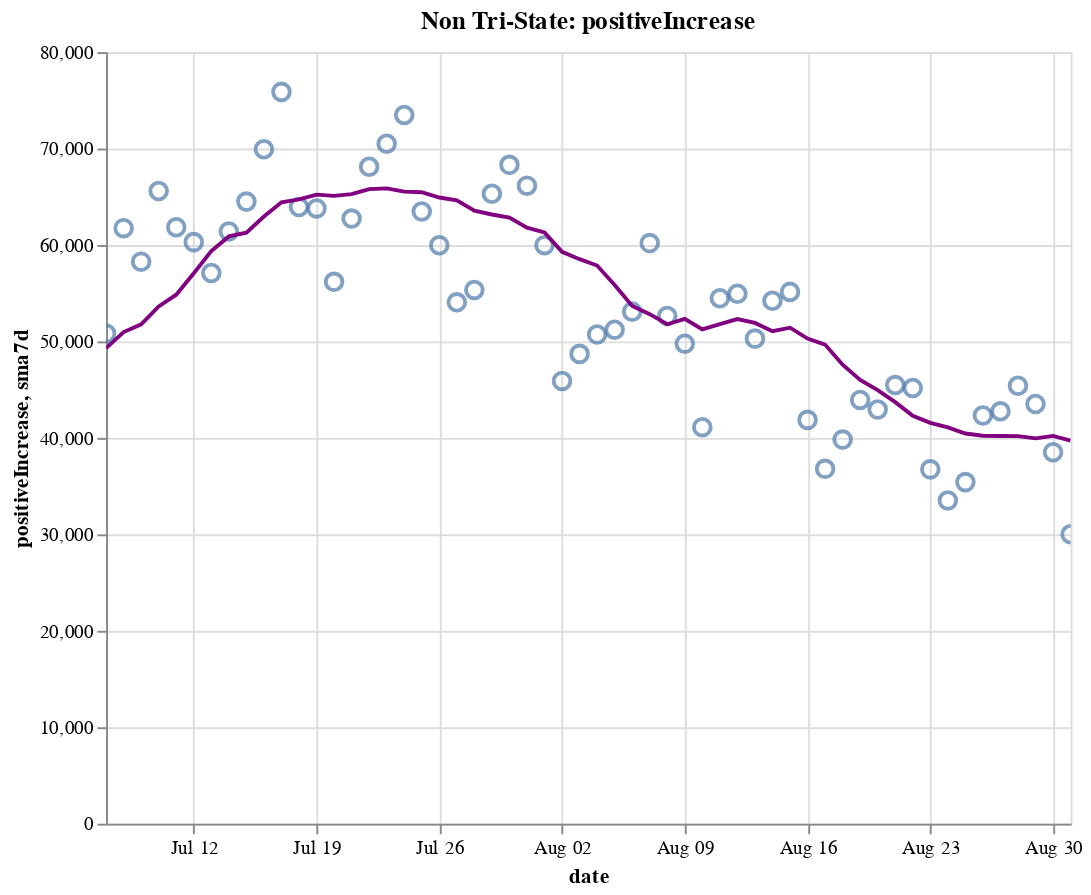

Notebook code cell kept with this figure:
### Code cell
create_plot(non_tristate, 'positiveIncrease')

### Figure 1 — Vega-Lite specification as saved in the notebook (floating-point values rounded to 4 significant figures)
{"config": {"view": {"continuousWidth": 400, "continuousHeight": 300}}, "layer": [{"layer": [{"mark": {"type": "point", "size": 75}, "encoding": {"tooltip": [{"type": "temporal", "field": "date"}, {"type": "quantitative", "field": "positiveIncrease"}, {"type": "quantitative", "field": "sma7d"}], "x": {"type": "temporal", "field": "date"}, "y": {"type": "quantitative", "field": "positiveIncrease"}}, "selection": {"selector014": {"type": "interval", "bind": "scales", "encodings": ["x", "y"]}}}, {"mark": {"type": "line", "color": "purple"}, "encoding": {"x": {"type": "temporal", "field": "date"}, "y": {"type": "quantitative", "field": "sma7d"}}}]}, {"mark": {"type": "rule", "color": "#aaa"}, "encoding": {"x": {"type": "temporal", "field": "date"}}, "transform": [{"filter": {"selection": "selector013"}}]}, {"mark": "circle", "encoding": {"opacity": {"condition": {"value": 1, "selection": "selector013"}, "value": 0}, "tooltip": [{"type": "temporal", "field": "date"}, {"type": "quantitative", "field": "positiveIncrease"}, {"type": "quantitative", "field": "sma7d"}], "x": {"type": "temporal", "field": "date"}, "y": {"type": "quantitative", "field": "positiveIncrease"}}, "selection": {"selector013": {"type": "single", "encodings": ["x"], "on": "mouseover", "nearest": true, "empty": "none"}}}, {"mark": {"type": "text", "align": "left", "dx": 5, "dy": -5, "stroke": "white", "strokeWidth": 2}, "encoding": {"text": {"type": "quantitative", "field": "positiveIncrease"}, "tooltip": [{"type": "temporal", "field": "date"}, {"type": "quantitative", "field": "positiveIncrease"}, {"type": "quantitative", "field": "sma7d"}], "x": {"type": "temporal", "field": "date"}, "y": {"type": "quantitative", "field": "positiveIncrease"}}, "transform": [{"filter": {"selection": "selector013"}}]}, {"mark": {"type": "text", "align": "left", "dx": 5, "dy": -5}, "encoding": {"text": {"type": "quantitative", "field": "positiveIncrease"}, "tooltip": [{"type": "temporal", "field": "date"}, {"type": "quantitative", "field": "positiveIncrease"}, {"type": "quantitative", "field": "sma7d"}], "x": {"type": "temporal", "field": "date"}, "y": {"type": "quantitative", "field": "positiveIncrease"}}, "transform": [{"filter": {"selection": "selector013"}}]}], "data": {"name": "data-12fd6feb6f13a03297777092ca1e8082"}, "height": 400, "title": "Non Tri-State: positiveIncrease", "width": 500, "$schema": "https://vega.github.io/schema/vega-lite/v4.8.1.json", "datasets": {"data-12fd6feb6f13a03297777092ca1e8082": [{"date": "2020-07-07T00:00:00", "totalTestResultsIncrease": 563800.0, "positiveIncrease": 50810.0, "death": 79280.0, "deathIncrease": 859.0, "positiveRate": 0.09, "state": "Non Tri-State", "sma7d": 49300.0}, {"date": "2020-07-08T00:00:00", "totalTestResultsIncrease": 560000.0, "positiveIncrease": 61740.0, "death": 80010.0, "deathIncrease": 730.0, "positiveRate": 0.11, "state": "Non Tri-State", "sma7d": 50970.0}, {"date": "2020-07-09T00:00:00", "totalTestResultsIncrease": 609500.0, "positiveIncrease": 58270.0, "death": 80840.0, "deathIncrease": 822.0, "positiveRate": 0.096, "state": "Non Tri-State", "sma7d": 51770.0}, {"date": "2020-07-10T00:00:00", "totalTestResultsIncrease": 717600.0, "positiveIncrease": 65590.0, "death": 81650.0, "deathIncrease": 814.0, "positiveRate": 0.091, "state": "Non Tri-State", "sma7d": 53630.0}, {"date": "2020-07-11T00:00:00", "totalTestResultsIncrease": 600600.0, "positiveIncrease": 61840.0, "death": 82350.0, "deathIncrease": 705.0, "positiveRate": 0.103, "state": "Non Tri-State", "sma7d": 54840.0}, {"date": "2020-07-12T00:00:00", "totalTestResultsIncrease": 651700.0, "positiveIncrease": 60300.0, "death": 82810.0, "deathIncrease": 455.0, "positiveRate": 0.093, "state": "Non Tri-State", "sma7d": 57070.0}, {"date": "2020-07-13T00:00:00", "totalTestResultsIncrease": 622800.0, "positiveIncrease": 57090.0, "death": 83080.0, "deathIncrease": 275.0, "positiveRate": 0.092, "state": "Non Tri-State", "sma7d": 59380.0}, {"date": "2020-07-14T00:00:00", "totalTestResultsIncrease": 677000.0, "positiveIncrease": 61400.0, "death": 83790.0, "deathIncrease": 708.0, "positiveRate": 0.091, "state": "Non Tri-State", "sma7d": 60890.0}, {"date": "2020-07-15T00:00:00", "totalTestResultsIncrease": 677000.0, "positiveIncrease": 64500.0, "death": 84610.0, "deathIncrease": 816.0, "positiveRate": 0.095, "state": "Non Tri-State", "sma7d": 61280.0}, {"date": "2020-07-16T00:00:00", "totalTestResultsIncrease": 727800.0, "positiveIncrease": 69930.0, "death": 85500.0, "deathIncrease": 896.0, "positiveRate": 0.096, "state": "Non Tri-State", "sma7d": 62950.0}, {"date": "2020-07-17T00:00:00", "totalTestResultsIncrease": 752000.0, "positiveIncrease": 75880.0, "death": 86420.0, "deathIncrease": 915.0, "positiveRate": 0.101, "state": "Non Tri-State", "sma7d": 64420.0}, {"date": "2020-07-18T00:00:00", "totalTestResultsIncrease": 681400.0, "positiveIncrease": 63930.0, "death": 87260.0, "deathIncrease": 846.0, "positiveRate": 0.094, "state": "Non Tri-State", "sma7d": 64720.0}, {"date": "2020-07-19T00:00:00", "totalTestResultsIncrease": 703600.0, "positiveIncrease": 63790.0, "death": 87770.0, "deathIncrease": 506.0, "positiveRate": 0.091, "state": "Non Tri-State", "sma7d": 65220.0}, {"date": "2020-07-20T00:00:00", "totalTestResultsIncrease": 645700.0, "positiveIncrease": 56180.0, "death": 88110.0, "deathIncrease": 335.0, "positiveRate": 0.087, "state": "Non Tri-State", "sma7d": 65090.0}, {"date": "2020-07-21T00:00:00", "totalTestResultsIncrease": 673600.0, "positiveIncrease": 62740.0, "death": 89120.0, "deathIncrease": 1014.0, "positiveRate": 0.093, "state": "Non Tri-State", "sma7d": 65280.0}, {"date": "2020-07-22T00:00:00", "totalTestResultsIncrease": 699400.0, "positiveIncrease": 68110.0, "death": 90260.0, "deathIncrease": 1137.0, "positiveRate": 0.097, "state": "Non Tri-State", "sma7d": 65790.0}, {"date": "2020-07-23T00:00:00", "totalTestResultsIncrease": 744000.0, "positiveIncrease": 70490.0, "death": 91270.0, "deathIncrease": 1015.0, "positiveRate": 0.095, "state": "Non Tri-State", "sma7d": 65870.0}, {"date": "2020-07-24T00:00:00", "totalTestResultsIncrease": 803900.0, "positiveIncrease": 73480.0, "death": 92400.0, "deathIncrease": 1129.0, "positiveRate": 0.091, "state": "Non Tri-State", "sma7d": 65530.0}, {"date": "2020-07-25T00:00:00", "totalTestResultsIncrease": 719000.0, "positiveIncrease": 63480.0, "death": 93400.0, "deathIncrease": 999.0, "positiveRate": 0.088, "state": "Non Tri-State", "sma7d": 65470.0}, {"date": "2020-07-26T00:00:00", "totalTestResultsIncrease": 732400.0, "positiveIncrease": 59970.0, "death": 93940.0, "deathIncrease": 544.0, "positiveRate": 0.082, "state": "Non Tri-State", "sma7d": 64920.0}, {"date": "2020-07-27T00:00:00", "totalTestResultsIncrease": 642900.0, "positiveIncrease": 54060.0, "death": 94970.0, "deathIncrease": 1026.0, "positiveRate": 0.084, "state": "Non Tri-State", "sma7d": 64620.0}, {"date": "2020-07-28T00:00:00", "totalTestResultsIncrease": 672600.0, "positiveIncrease": 55340.0, "death": 96060.0, "deathIncrease": 1086.0, "positiveRate": 0.082, "state": "Non Tri-State", "sma7d": 63560.0}, {"date": "2020-07-29T00:00:00", "totalTestResultsIncrease": 730700.0, "positiveIncrease": 65310.0, "death": 97520.0, "deathIncrease": 1466.0, "positiveRate": 0.089, "state": "Non Tri-State", "sma7d": 63160.0}, {"date": "2020-07-30T00:00:00", "totalTestResultsIncrease": 711300.0, "positiveIncrease": 68310.0, "death": 98750.0, "deathIncrease": 1229.0, "positiveRate": 0.096, "state": "Non Tri-State", "sma7d": 62850.0}, {"date": "2020-07-31T00:00:00", "totalTestResultsIncrease": 611000.0, "positiveIncrease": 66150.0, "death": 100000.0, "deathIncrease": 1295.0, "positiveRate": 0.108, "state": "Non Tri-State", "sma7d": 61800.0}, {"date": "2020-08-01T00:00:00", "totalTestResultsIncrease": 662600.0, "positiveIncrease": 59980.0, "death": 101200.0, "deathIncrease": 1164.0, "positiveRate": 0.091, "state": "Non Tri-State", "sma7d": 61300.0}, {"date": "2020-08-02T00:00:00", "totalTestResultsIncrease": 591300.0, "positiveIncrease": 45900.0, "death": 101700.0, "deathIncrease": 486.0, "positiveRate": 0.078, "state": "Non Tri-State", "sma7d": 59290.0}, {"date": "2020-08-03T00:00:00", "totalTestResultsIncrease": 639400.0, "positiveIncrease": 48710.0, "death": 102200.0, "deathIncrease": 502.0, "positiveRate": 0.076, "state": "Non Tri-State", "sma7d": 58530.0}, {"date": "2020-08-04T00:00:00", "totalTestResultsIncrease": 638600.0, "positiveIncrease": 50720.0, "death": 103400.0, "deathIncrease": 1241.0, "positiveRate": 0.079, "state": "Non Tri-State", "sma7d": 57870.0}, {"date": "2020-08-05T00:00:00", "totalTestResultsIncrease": 593000.0, "positiveIncrease": 51220.0, "death": 104800.0, "deathIncrease": 1335.0, "positiveRate": 0.086, "state": "Non Tri-State", "sma7d": 55850.0}, {"date": "2020-08-06T00:00:00", "totalTestResultsIncrease": 642000.0, "positiveIncrease": 53090.0, "death": 106000.0, "deathIncrease": 1238.0, "positiveRate": 0.083, "state": "Non Tri-State", "sma7d": 53680.0}, {"date": "2020-08-07T00:00:00", "totalTestResultsIncrease": 685100.0, "positiveIncrease": 60200.0, "death": 107300.0, "deathIncrease": 1313.0, "positiveRate": 0.088, "state": "Non Tri-State", "sma7d": 52830.0}, {"date": "2020-08-08T00:00:00", "totalTestResultsIncrease": 608500.0, "positiveIncrease": 52640.0, "death": 108400.0, "deathIncrease": 1075.0, "positiveRate": 0.087, "state": "Non Tri-State", "sma7d": 51780.0}, {"date": "2020-08-09T00:00:00", "totalTestResultsIncrease": 609200.0, "positiveIncrease": 49760.0, "death": 109000.0, "deathIncrease": 604.0, "positiveRate": 0.082, "state": "Non Tri-State", "sma7d": 52330.0}, {"date": "2020-08-10T00:00:00", "totalTestResultsIncrease": 626400.0, "positiveIncrease": 41110.0, "death": 109400.0, "deathIncrease": 417.0, "positiveRate": 0.066, "state": "Non Tri-State", "sma7d": 51250.0}, {"date": "2020-08-11T00:00:00", "totalTestResultsIncrease": 648300.0, "positiveIncrease": 54470.0, "death": 110700.0, "deathIncrease": 1307.0, "positiveRate": 0.084, "state": "Non Tri-State", "sma7d": 51780.0}, {"date": "2020-08-12T00:00:00", "totalTestResultsIncrease": 378700.0, "positiveIncrease": 54950.0, "death": 112200.0, "deathIncrease": 1495.0, "positiveRate": 0.145, "state": "Non Tri-State", "sma7d": 52320.0}, {"date": "2020-08-13T00:00:00", "totalTestResultsIncrease": 776600.0, "positiveIncrease": 50290.0, "death": 113400.0, "deathIncrease": 1145.0, "positiveRate": 0.065, "state": "Non Tri-State", "sma7d": 51920.0}, {"date": "2020-08-14T00:00:00", "totalTestResultsIncrease": 740400.0, "positiveIncrease": 54220.0, "death": 114600.0, "deathIncrease": 1199.0, "positiveRate": 0.073, "state": "Non Tri-State", "sma7d": 51060.0}, {"date": "2020-08-15T00:00:00", "totalTestResultsIncrease": 636500.0, "positiveIncrease": 55140.0, "death": 115800.0, "deathIncrease": 1200.0, "positiveRate": 0.087, "state": "Non Tri-State", "sma7d": 51420.0}, {"date": "2020-08-16T00:00:00", "totalTestResultsIncrease": 683900.0, "positiveIncrease": 41870.0, "death": 116400.0, "deathIncrease": 611.0, "positiveRate": 0.061, "state": "Non Tri-State", "sma7d": 50290.0}, {"date": "2020-08-17T00:00:00", "totalTestResultsIncrease": 548000.0, "positiveIncrease": 36790.0, "death": 116800.0, "deathIncrease": 394.0, "positiveRate": 0.067, "state": "Non Tri-State", "sma7d": 49680.0}, {"date": "2020-08-18T00:00:00", "totalTestResultsIncrease": 564300.0, "positiveIncrease": 39820.0, "death": 118000.0, "deathIncrease": 1178.0, "positiveRate": 0.071, "state": "Non Tri-State", "sma7d": 47580.0}, {"date": "2020-08-19T00:00:00", "totalTestResultsIncrease": 558900.0, "positiveIncrease": 43930.0, "death": 119400.0, "deathIncrease": 1402.0, "positiveRate": 0.079, "state": "Non Tri-State", "sma7d": 46010.0}, {"date": "2020-08-20T00:00:00", "totalTestResultsIncrease": 582400.0, "positiveIncrease": 42940.0, "death": 120500.0, "deathIncrease": 1122.0, "positiveRate": 0.074, "state": "Non Tri-State", "sma7d": 44960.0}, {"date": "2020-08-21T00:00:00", "totalTestResultsIncrease": 622200.0, "positiveIncrease": 45480.0, "death": 121600.0, "deathIncrease": 1109.0, "positiveRate": 0.073, "state": "Non Tri-State", "sma7d": 43710.0}, {"date": "2020-08-22T00:00:00", "totalTestResultsIncrease": 645900.0, "positiveIncrease": 45170.0, "death": 122600.0, "deathIncrease": 1023.0, "positiveRate": 0.07, "state": "Non Tri-State", "sma7d": 42290.0}, {"date": "2020-08-23T00:00:00", "totalTestResultsIncrease": 555200.0, "positiveIncrease": 36740.0, "death": 123200.0, "deathIncrease": 563.0, "positiveRate": 0.066, "state": "Non Tri-State", "sma7d": 41550.0}, {"date": "2020-08-24T00:00:00", "totalTestResultsIncrease": 547000.0, "positiveIncrease": 33520.0, "death": 123500.0, "deathIncrease": 333.0, "positiveRate": 0.061, "state": "Non Tri-State", "sma7d": 41080.0}, {"date": "2020-08-25T00:00:00", "totalTestResultsIncrease": 552300.0, "positiveIncrease": 35410.0, "death": 124600.0, "deathIncrease": 1138.0, "positiveRate": 0.064, "state": "Non Tri-State", "sma7d": 40460.0}, {"date": "2020-08-26T00:00:00", "totalTestResultsIncrease": 544800.0, "positiveIncrease": 42320.0, "death": 125900.0, "deathIncrease": 1280.0, "positiveRate": 0.078, "state": "Non Tri-State", "sma7d": 40230.0}, {"date": "2020-08-27T00:00:00", "totalTestResultsIncrease": 625700.0, "positiveIncrease": 42760.0, "death": 127000.0, "deathIncrease": 1116.0, "positiveRate": 0.068, "state": "Non Tri-State", "sma7d": 40200.0}, {"date": "2020-08-28T00:00:00", "totalTestResultsIncrease": 671000.0, "positiveIncrease": 45410.0, "death": 128000.0, "deathIncrease": 1011.0, "positiveRate": 0.068, "state": "Non Tri-State", "sma7d": 40190.0}, {"date": "2020-08-29T00:00:00", "totalTestResultsIncrease": 623200.0, "positiveIncrease": 43520.0, "death": 129100.0, "deathIncrease": 1005.0, "positiveRate": 0.07, "state": "Non Tri-State", "sma7d": 39950.0}, {"date": "2020-08-30T00:00:00", "totalTestResultsIncrease": 617900.0, "positiveIncrease": 38510.0, "death": 129500.0, "deathIncrease": 463.0, "positiveRate": 0.062, "state": "Non Tri-State", "sma7d": 40210.0}, {"date": "2020-08-31T00:00:00", "totalTestResultsIncrease": 552200.0, "positiveIncrease": 30020.0, "death": 129900.0, "deathIncrease": 357.0, "positiveRate": 0.054, "state": "Non Tri-State", "sma7d": 39710.0}]}}
